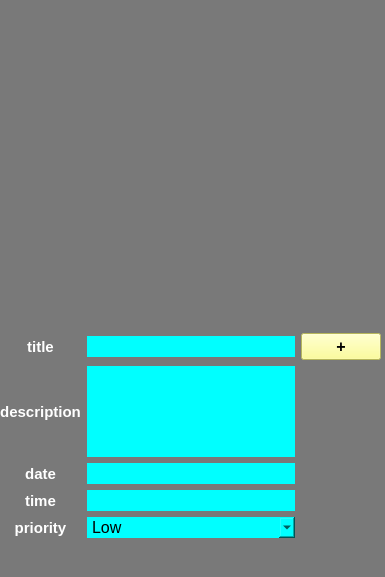
<?xml version="1.0" encoding="UTF-8"?>
<ui version="4.0">
 <class>MainWindow</class>
 <widget class="QMainWindow" name="MainWindow">
  <property name="geometry">
   <rect>
    <x>0</x>
    <y>0</y>
    <width>385</width>
    <height>577</height>
   </rect>
  </property>
  <property name="windowTitle">
   <string>To Do List</string>
  </property>
  <property name="styleSheet">
   <string notr="true">background-color: rgb(121, 121, 121);</string>
  </property>
  <widget class="QWidget" name="centralwidget">
   <widget class="QWidget" name="gridLayoutWidget">
    <property name="geometry">
     <rect>
      <x>0</x>
      <y>0</y>
      <width>381</width>
      <height>331</height>
     </rect>
    </property>
    <layout class="QGridLayout" name="task_section"/>
   </widget>
   <widget class="QWidget" name="gridLayoutWidget_2">
    <property name="geometry">
     <rect>
      <x>0</x>
      <y>333</y>
      <width>381</width>
      <height>205</height>
     </rect>
    </property>
    <layout class="QGridLayout" name="add_section">
     <item row="3" column="0">
      <widget class="QLabel" name="time_lable">
       <property name="font">
        <font>
         <pointsize>11</pointsize>
         <bold>true</bold>
        </font>
       </property>
       <property name="styleSheet">
        <string notr="true">color: rgb(255, 255, 255);</string>
       </property>
       <property name="text">
        <string>time</string>
       </property>
       <property name="alignment">
        <set>Qt::AlignCenter</set>
       </property>
      </widget>
     </item>
     <item row="1" column="0">
      <widget class="QLabel" name="description_lable">
       <property name="font">
        <font>
         <pointsize>11</pointsize>
         <bold>true</bold>
        </font>
       </property>
       <property name="styleSheet">
        <string notr="true">color: rgb(255, 255, 255);</string>
       </property>
       <property name="text">
        <string>description</string>
       </property>
       <property name="alignment">
        <set>Qt::AlignCenter</set>
       </property>
      </widget>
     </item>
     <item row="0" column="0">
      <widget class="QLabel" name="title_lable">
       <property name="font">
        <font>
         <pointsize>11</pointsize>
         <bold>true</bold>
        </font>
       </property>
       <property name="styleSheet">
        <string notr="true">color: rgb(255, 255, 255);</string>
       </property>
       <property name="text">
        <string>title</string>
       </property>
       <property name="alignment">
        <set>Qt::AlignCenter</set>
       </property>
      </widget>
     </item>
     <item row="4" column="0">
      <widget class="QLabel" name="priority_lable">
       <property name="font">
        <font>
         <pointsize>11</pointsize>
         <bold>true</bold>
        </font>
       </property>
       <property name="styleSheet">
        <string notr="true">color: rgb(255, 255, 255);</string>
       </property>
       <property name="text">
        <string>priority</string>
       </property>
       <property name="alignment">
        <set>Qt::AlignCenter</set>
       </property>
      </widget>
     </item>
     <item row="2" column="0">
      <widget class="QLabel" name="date_lable">
       <property name="font">
        <font>
         <pointsize>11</pointsize>
         <bold>true</bold>
        </font>
       </property>
       <property name="styleSheet">
        <string notr="true">color: rgb(255, 255, 255);</string>
       </property>
       <property name="text">
        <string>date</string>
       </property>
       <property name="alignment">
        <set>Qt::AlignCenter</set>
       </property>
      </widget>
     </item>
     <item row="3" column="1">
      <widget class="QLineEdit" name="new_time">
       <property name="font">
        <font>
         <pointsize>12</pointsize>
        </font>
       </property>
       <property name="styleSheet">
        <string notr="true">background-color: rgb(0, 255, 255);
border-top-left-radius: 0px;
border-top-right-radius: 0px;
border-bottom-left-radius: 0px;
border-bottom-right-radius: 0px;</string>
       </property>
       <property name="inputMask">
        <string/>
       </property>
       <property name="text">
        <string/>
       </property>
       <property name="alignment">
        <set>Qt::AlignCenter</set>
       </property>
      </widget>
     </item>
     <item row="2" column="1">
      <widget class="QLineEdit" name="new_date">
       <property name="font">
        <font>
         <pointsize>12</pointsize>
        </font>
       </property>
       <property name="styleSheet">
        <string notr="true">background-color: rgb(0, 255, 255);
border-top-left-radius: 0px;
border-top-right-radius: 0px;
border-bottom-left-radius: 0px;
border-bottom-right-radius: 0px;</string>
       </property>
       <property name="inputMask">
        <string/>
       </property>
       <property name="text">
        <string/>
       </property>
       <property name="alignment">
        <set>Qt::AlignCenter</set>
       </property>
      </widget>
     </item>
     <item row="0" column="1">
      <widget class="QLineEdit" name="new_title">
       <property name="font">
        <font>
         <pointsize>12</pointsize>
        </font>
       </property>
       <property name="styleSheet">
        <string notr="true">background-color: rgb(0, 255, 255);
border-top-left-radius: 0px;
border-top-right-radius: 0px;
border-bottom-left-radius: 0px;
border-bottom-right-radius: 0px;</string>
       </property>
       <property name="inputMask">
        <string/>
       </property>
       <property name="text">
        <string/>
       </property>
       <property name="alignment">
        <set>Qt::AlignCenter</set>
       </property>
      </widget>
     </item>
     <item row="4" column="1">
      <widget class="QComboBox" name="priority">
       <property name="font">
        <font>
         <pointsize>12</pointsize>
        </font>
       </property>
       <property name="styleSheet">
        <string notr="true">background-color: rgb(0, 255, 255);
border-top-left-radius: 0px;
border-top-right-radius: 0px;
border-bottom-left-radius: 0px;
border-bottom-right-radius: 0px;</string>
       </property>
       <item>
        <property name="text">
         <string>Low</string>
        </property>
       </item>
       <item>
        <property name="text">
         <string>Medium</string>
        </property>
       </item>
       <item>
        <property name="text">
         <string>High</string>
        </property>
       </item>
      </widget>
     </item>
     <item row="1" column="1">
      <widget class="QTextEdit" name="new_description">
       <property name="font">
        <font>
         <pointsize>12</pointsize>
        </font>
       </property>
       <property name="styleSheet">
        <string notr="true">background-color: rgb(0, 255, 255);
border-top-left-radius: 0px;
border-top-right-radius: 0px;
border-bottom-left-radius: 0px;
border-bottom-right-radius: 0px;</string>
       </property>
       <property name="html">
        <string>&lt;!DOCTYPE HTML PUBLIC &quot;-//W3C//DTD HTML 4.0//EN&quot; &quot;http://www.w3.org/TR/REC-html40/strict.dtd&quot;&gt;
&lt;html&gt;&lt;head&gt;&lt;meta name=&quot;qrichtext&quot; content=&quot;1&quot; /&gt;&lt;meta charset=&quot;utf-8&quot; /&gt;&lt;style type=&quot;text/css&quot;&gt;
p, li { white-space: pre-wrap; }
hr { height: 1px; border-width: 0; }
li.unchecked::marker { content: &quot;\2610&quot;; }
li.checked::marker { content: &quot;\2612&quot;; }
&lt;/style&gt;&lt;/head&gt;&lt;body style=&quot; font-family:'Segoe UI'; font-size:12pt; font-weight:400; font-style:normal;&quot;&gt;
&lt;p style=&quot;-qt-paragraph-type:empty; margin-top:0px; margin-bottom:0px; margin-left:0px; margin-right:0px; -qt-block-indent:0; text-indent:0px;&quot;&gt;&lt;br /&gt;&lt;/p&gt;&lt;/body&gt;&lt;/html&gt;</string>
       </property>
      </widget>
     </item>
     <item row="0" column="2">
      <widget class="QPushButton" name="add">
       <property name="font">
        <font>
         <pointsize>12</pointsize>
         <bold>true</bold>
        </font>
       </property>
       <property name="styleSheet">
        <string notr="true">background-color: rgb(255, 255, 127);border-right-bottom-radius: 5xp;</string>
       </property>
       <property name="text">
        <string>+</string>
       </property>
      </widget>
     </item>
    </layout>
   </widget>
  </widget>
  <widget class="QMenuBar" name="menubar">
   <property name="geometry">
    <rect>
     <x>0</x>
     <y>0</y>
     <width>385</width>
     <height>22</height>
    </rect>
   </property>
  </widget>
  <widget class="QStatusBar" name="statusbar"/>
 </widget>
 <resources/>
 <connections/>
</ui>
